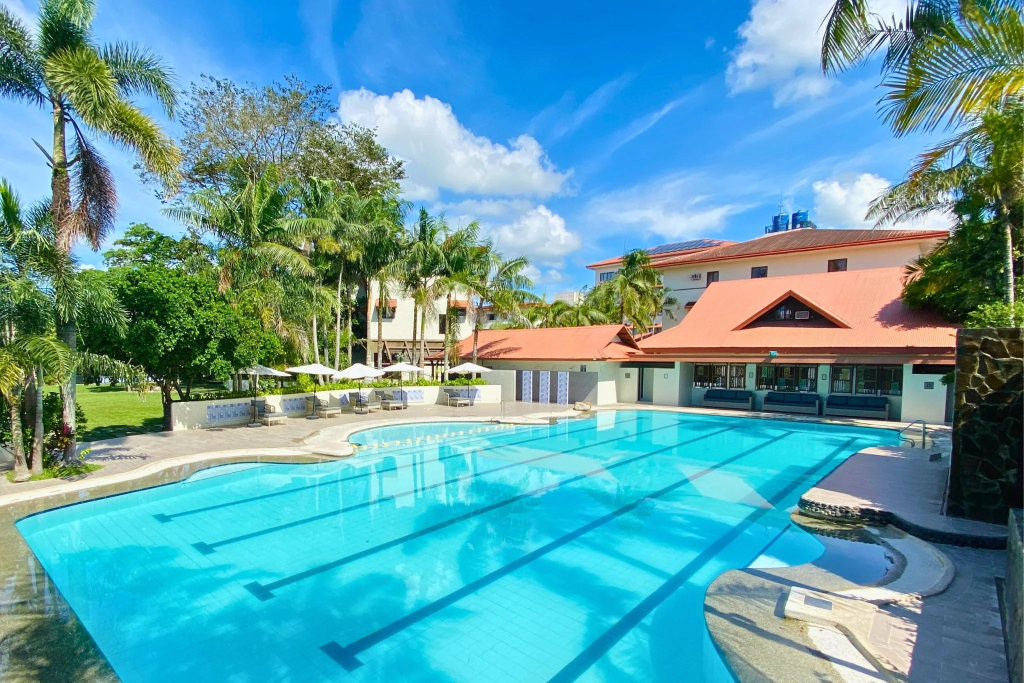
#> input picture assets/images/Home/pool-1.webp, 2048 x 1365 px (shown at 1/2 size)
$ python make-og-images.py
#> lines starting #> are read from the running program, lines starting #| are printed output that depends on the picture
"""Build the six 1200x630 share cards the <head> of every page points at.

Each source is the photo named in that page's own og:image:alt, centre-cropped
to the 1.91:1 card ratio scrapers expect. JPEG, not WebP, and with the
dimensions already declared in the markup: scrapers other than Facebook are
unreliable with WebP, and the declared size lets them lay the card out before
the image finishes downloading.
"""
import os
from PIL import Image

os.chdir(os.path.join(os.path.dirname(os.path.abspath(__file__)), os.pardir))
OUT = 'assets/images/og'
W, H = 1200, 630
CARDS = {
    # og-default  — "The pool ... framed by palms with shaded loungers along the water"
    'og-default.jpg':        'assets/images/Home/pool-1.webp',
    # og-accommodations — "Interior of a Superior Room"
    'og-accommodations.jpg': 'assets/images/Rooms/Superior/superior-rooms-1.webp',
    # og-facilities — "Rows of organic crops growing on the farm"
    'og-facilities.jpg':     'assets/images/Home/organic-farm.webp',
    # og-function-rooms — "Alfredo Hall ... set with round banquet tables"
    'og-function-rooms.jpg': 'assets/images/Function Venue/Indoor/Alfredo-Hall/alfredo-hall-1.webp',
    # og-restaurant — "The entrance to The Village Restaurant, in warm carved hardwood"
    'og-restaurant.jpg':     'assets/images/Restaurant/the-village-restaurant-front.webp',
    # og-testimonials — "A lush garden pathway"
    'og-testimonials.jpg':   'assets/images/Pool and Park/Pool&Park-4.webp',
}
os.makedirs(OUT, exist_ok=True)
target = W / H
for name, src in CARDS.items():
    im = Image.open(src).convert('RGB')
#> im is the input picture: PIL image 2048x1365 RGB; mean R, G, B 93.6, 157.8, 166.2
    w, h = im.size
#> w = 2048; h = 1365
    if w / h > target:                      # too wide -> trim the sides
        nw = int(round(h * target)); box = ((w - nw) // 2, 0, (w - nw) // 2 + nw, h)
    else:                                   # too tall -> trim top and bottom
        nh = int(round(w / target)); box = (0, (h - nh) // 2, w, (h - nh) // 2 + nh)
#> after `nh = int(round(w / target))`: nh = 1075
#> after `box = (0, (h - nh) // 2, w, (h - nh) // 2 + nh)`: box = (0, 145, 2048, 1220)
    im = im.crop(box).resize((W, H), Image.LANCZOS)
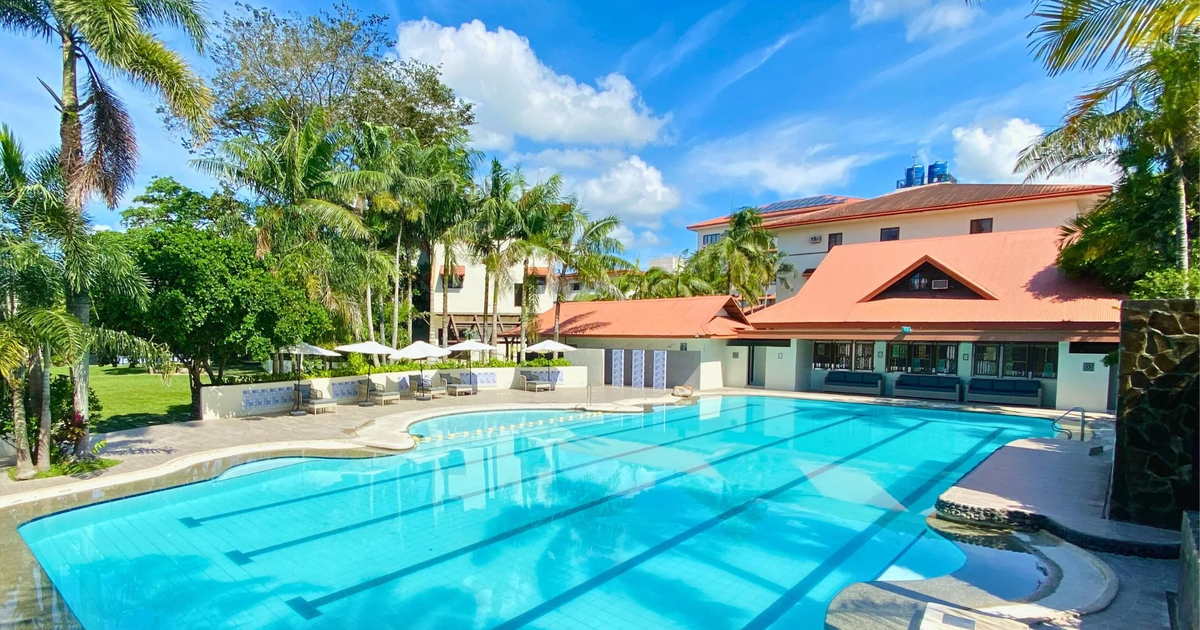
#> im: PIL image 1200x630 RGB; mean R, G, B 101.5, 157.3, 158.5
    dst = os.path.join(OUT, name)
    im.save(dst, 'JPEG', quality=84, optimize=True, progressive=True)
    print('%-24s %5dx%-5d -> %s (%.0f KB)  from %s'
          % (name, w, h, '%dx%d' % im.size, os.path.getsize(dst) / 1024, src))
#| og-default.jpg            2048x1365  -> 1200x630 (202 KB)  from assets/images/Home/pool-1.webp
#> pass 2 of the loop `for name, src in CARDS.items():`:
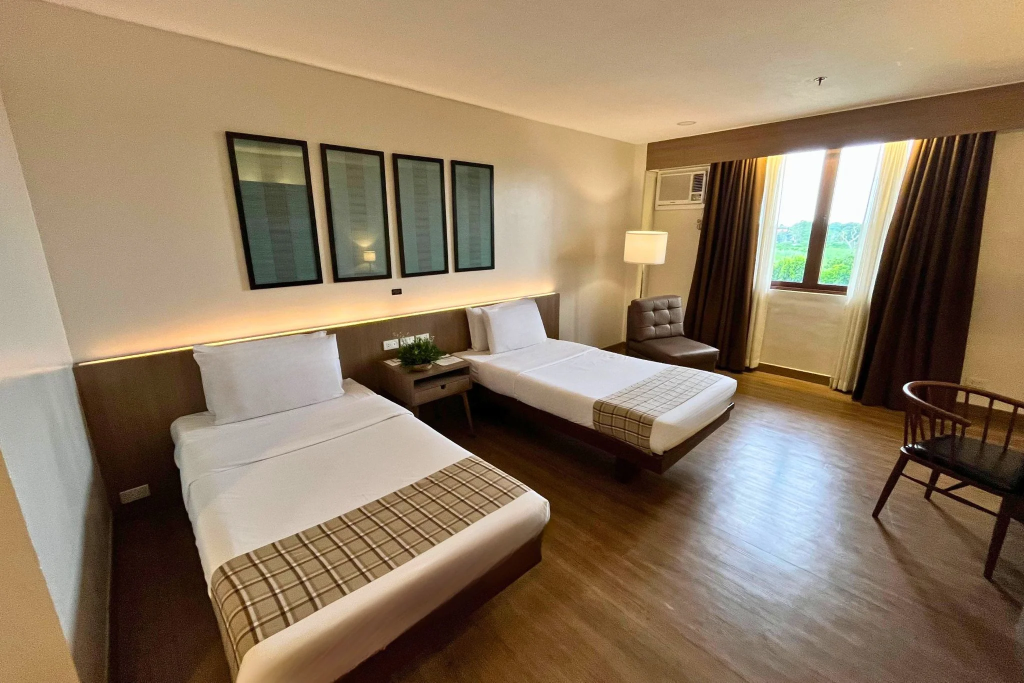
#> input picture assets/images/Rooms/Superior/superior-rooms-1.webp, 2048 x 1365 px (shown at 1/2 size)
#> im is the input picture: PIL image 2048x1365 RGB; mean R, G, B 143.4, 123.3, 99.1
#> `im = im.crop(box).resize((W, H), Image.LANCZOS)`:
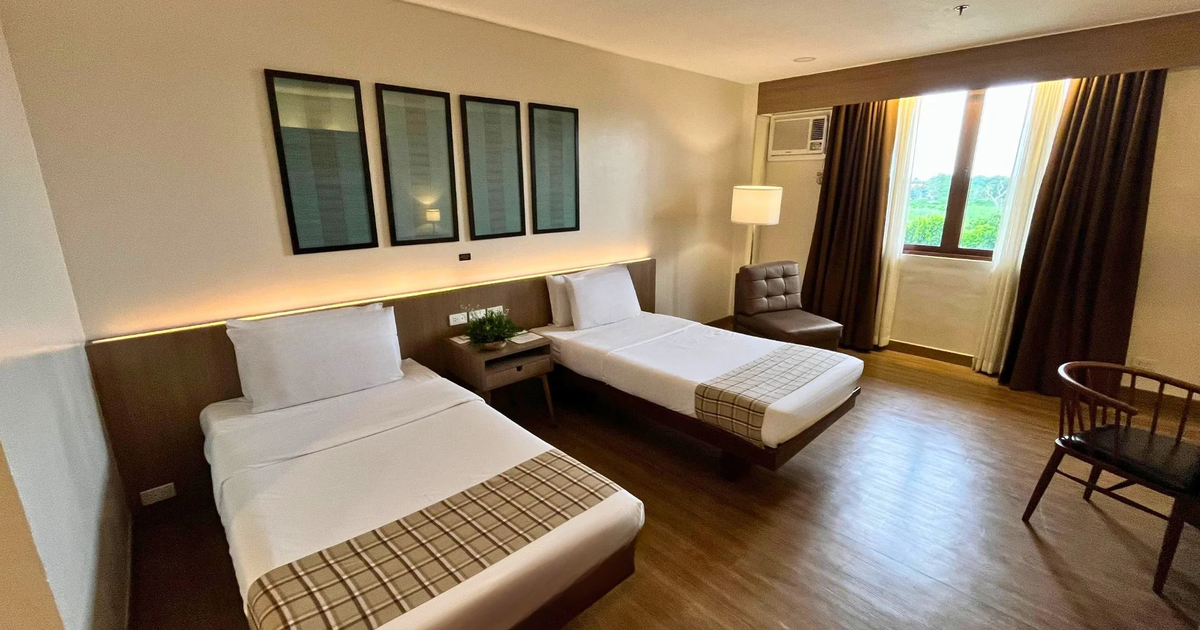
#> im: PIL image 1200x630 RGB; mean R, G, B 142.2, 124.2, 101.6
#| og-accommodations.jpg     2048x1365  -> 1200x630 (125 KB)  from assets/images/Rooms/Superior/superior-rooms-1.webp
#> pass 3 of the loop `for name, src in CARDS.items():`:
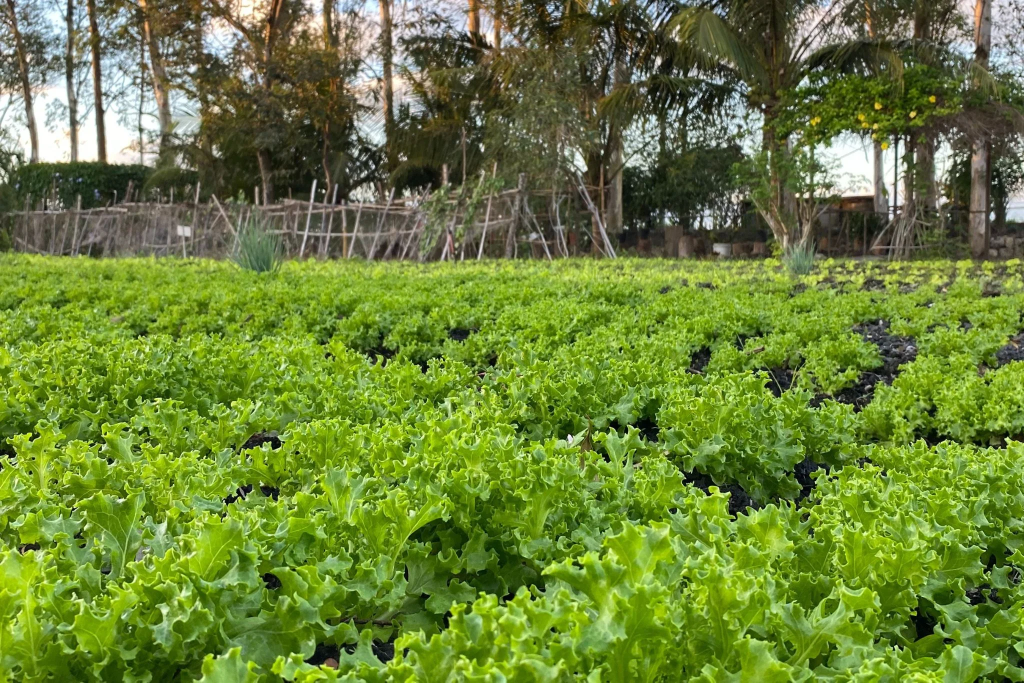
#> input picture assets/images/Home/organic-farm.webp, 2048 x 1365 px (shown at 1/2 size)
#> im is the input picture: PIL image 2048x1365 RGB; mean R, G, B 107.1, 130, 56.1
#> `im = im.crop(box).resize((W, H), Image.LANCZOS)`:
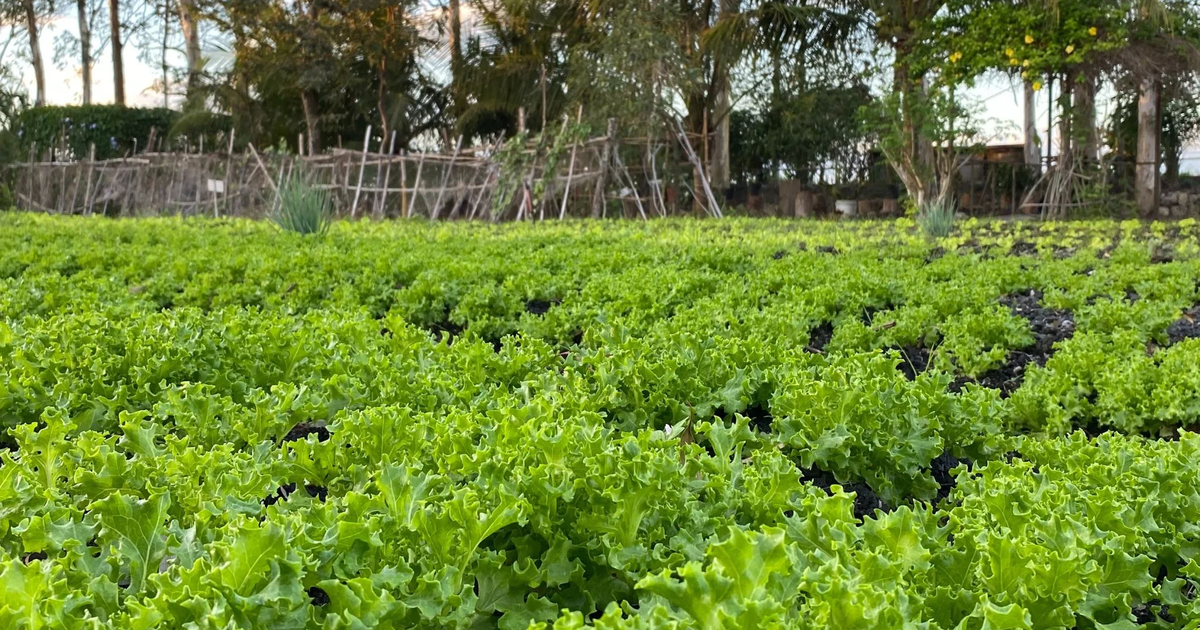
#> im: PIL image 1200x630 RGB; mean R, G, B 107.6, 131.7, 54.2
#| og-facilities.jpg         2048x1365  -> 1200x630 (236 KB)  from assets/images/Home/organic-farm.webp
#> (the run stopped early here; a loop or call above may not have finished)
